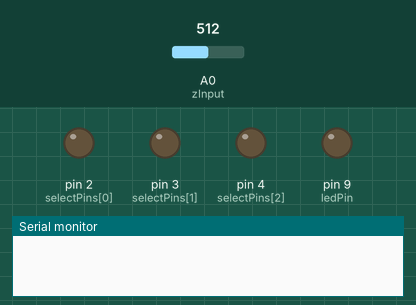
The sketch below on a simulated Arduino Uno, built with avr-gcc and run on an emulated ATmega328P. Shown: output pins drawn as LEDs (lit = HIGH), the last lines printed to the serial monitor. The test bench sets the inputs (shaded band); at power-on: A0 (zInput) = 512. No MQTT or app messages arrive unless stated; not simulated (calls return 0 or success): Secrets.h.

Above: at 0.1 s.
At 3.1 s:
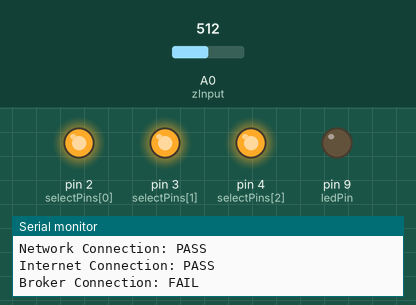
At 10.3 s:
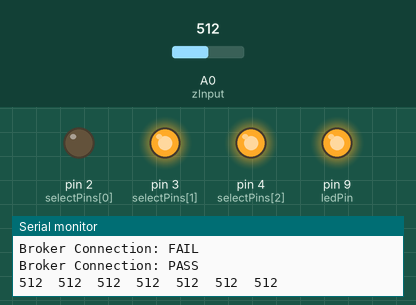
Timing chart, 0 to 11.8 s (numbered marks = the images above):
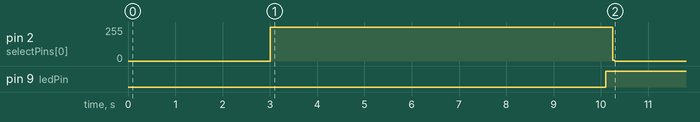

The sketch:

TargetAreaReplica.ino
```cpp
#define TINY_GSM_MODEM_SIM900
#define SerialMon Serial

#include <TinyGsmClient.h>
#include <PubSubClient.h>
#include <SoftwareSerial.h>
#include <Secrets.h>

SoftwareSerial SerialAT(10, 11);
TinyGsm modem(SerialAT);
TinyGsmClient client(modem);
PubSubClient mqtt(client);
Secrets secret;

const char* apn  = secret.APN;
const char* broker = secret.BROKER_HOST;
const int port = secret.BROKER_PORT;
const char* clientID = "Target Area Replica";
const char* username = secret.BROKER_USERNAME;
const char* password = secret.BROKER_PASSWORD;
long lastReconnectAttempt = 0;

const int selectPins[3] = {2, 3, 4};
const int zOutput = 5;
const int zInput = A0;

bool isGPSSent = false;
int prevValues[7] = {0, 0, 0, 0, 0, 0, 0};
bool pin3Flag = false;
bool pin0Flag = false;

long lastSend = 0;

const int ledPin = 9;

void setup() {
  SerialMon.begin(9600);
  delay(10);
  SerialAT.begin(9600);
  delay(3000);

  SerialMon.println("Initializing");
  modem.restart();

  bool networkFlag = false;
  while (networkFlag == false) {
    SerialMon.print("Network Connection: ");
    if (!modem.waitForNetwork()) {
      SerialMon.println("FAIL");
    } else {
      SerialMon.println("PASS");
      networkFlag = true;
    }
  }

  bool apnFlag = false;
  while (apnFlag == false)
  {
    SerialMon.print("Internet Connection: ");
    if (!modem.gprsConnect(apn, "", "")) {
      SerialMon.println("FAIL");
    } else {
      SerialMon.println("PASS");
      apnFlag = true;
    }
  }

  mqtt.setServer(broker, port);

  for (int i = 0; i < 3; i++) {
    pinMode(selectPins[i], OUTPUT);
    digitalWrite(selectPins[i], HIGH);
  }

  pinMode(zInput, INPUT);
  pinMode(ledPin, OUTPUT);
}

void loop() {
  if (!mqtt.connected()) {
    SerialMon.println("Broker Connection: FAIL");
    digitalWrite(ledPin, LOW);
    unsigned long t = millis();
    if (t - lastReconnectAttempt > 10000L) {
      lastReconnectAttempt = t;
      if (mqttConnect()) {
        digitalWrite(ledPin, HIGH);
        lastReconnectAttempt = 0;
      }
    }
    delay(100);
    return;
  }
  else {
    if (!isGPSSent) {
      sendGPS();
    }

    unsigned long z = millis();
    if (z - lastSend > 3000L) {
      lastSend = z;

      for (byte pin = 0; pin < 7; pin++) {
        selectMuxPin(pin);
        int inputValue = analogRead(A0);

        //Special Case For Switch 2
        if (pin == 0) {
          if (inputValue > 1000 && !pin0Flag) {
            pin0Flag = true;
            sendUltrasonic(pin, inputValue);
          }
          else if (inputValue < 1000 && pin0Flag) {
            pin0Flag = false;
            sendUltrasonic(pin, inputValue);
          }
        }
        //Special Case For Switch 5
        else if (pin == 3) {
          if (inputValue > 20 && !pin3Flag) {
            pin3Flag = true;
            sendUltrasonic(pin, inputValue);
          }
          else if (inputValue < 20 && pin3Flag) {
            pin3Flag = false;
            sendUltrasonic(pin, inputValue);
          }
        }
        //General Case
        else if (abs(prevValues[pin] - inputValue) > 500) {
          sendUltrasonic(pin, inputValue);
          prevValues[pin] = inputValue;
        }
        Serial.print(String(inputValue) + "\t");
      }
      Serial.println();
    }
  }

  mqtt.loop();
}

boolean mqttConnect() {
  SerialMon.print("Broker Connection: ");
  boolean status = mqtt.connect(clientID, username, password, NULL, 2, NULL, NULL);
  if (status == false) {
    SerialMon.println("FAIL");
    return false;
  }
  SerialMon.println("PASS");
  return mqtt.connected();
}

void selectMuxPin(byte pin) {
  for (int i = 0; i < 3; i++) {
    if (pin & (1 << i))
      digitalWrite(selectPins[i], HIGH);
    else
      digitalWrite(selectPins[i], LOW);
  }
}

void sendGPS() {
  mqtt.publish("GarbageBin/2/GPS", "14.642872,121.000337");
  mqtt.publish("GarbageBin/3/GPS", "14.641456,120.999197");
  mqtt.publish("GarbageBin/4/GPS", "14.640927,120.995453");
  mqtt.publish("GarbageBin/5/GPS", "14.640015,121.003259");
  mqtt.publish("GarbageBin/6/GPS", "14.638686,120.998219");
  mqtt.publish("GarbageBin/7/GPS", "14.638925,121.005412");
  mqtt.publish("GarbageBin/8/GPS", "14.638003,120.998315");
  isGPSSent = true;
}

void sendUltrasonic(byte pin, int inputValue) {
  switch (pin) {
    case 0:
      {
        if (inputValue > 1000) {
          mqtt.publish("GarbageBin/2/UltraGyro", "80,Closed");
        } else {
          mqtt.publish("GarbageBin/2/UltraGyro", "0,Closed");
        }
        break;
      }

    case 1:
      {
        if (inputValue > 500) {
          mqtt.publish("GarbageBin/3/UltraGyro", "80,Closed");
        } else {
          mqtt.publish("GarbageBin/3/UltraGyro", "0,Closed");
        }
        break;
      }

    case 2:
      {
        if (inputValue > 500) {
          mqtt.publish("GarbageBin/4/UltraGyro", "80,Closed");
        } else {
          mqtt.publish("GarbageBin/4/UltraGyro", "0,Closed");
        }
        break;
      }

    case 3:
      {
        if (inputValue > 20) {
          mqtt.publish("GarbageBin/5/UltraGyro", "80,Closed");
        } else {
          mqtt.publish("GarbageBin/5/UltraGyro", "0,Closed");
        }
        break;
      }

    case 4:
      {
        if (inputValue > 500) {
          mqtt.publish("GarbageBin/6/UltraGyro", "80,Closed");
        } else {
          mqtt.publish("GarbageBin/6/UltraGyro", "0,Closed");
        }
        break;
      }

    case 5:
      {
        if (inputValue > 500) {
          mqtt.publish("GarbageBin/7/UltraGyro", "80,Closed");
        } else {
          mqtt.publish("GarbageBin/7/UltraGyro", "0,Closed");
        }
        break;
      }

    case 6:
      {
        if (inputValue > 500) {
          mqtt.publish("GarbageBin/8/UltraGyro", "80,Closed");
        } else {
          mqtt.publish("GarbageBin/8/UltraGyro", "0,Closed");
        }
        break;
      }
  }
}
```

Measured:
- by itself, pin 2 (selectPins[0]): 255/255 → 0/255 at 10.3 s
- by itself, pin 9 (ledPin): LOW → HIGH at 10.1 s
